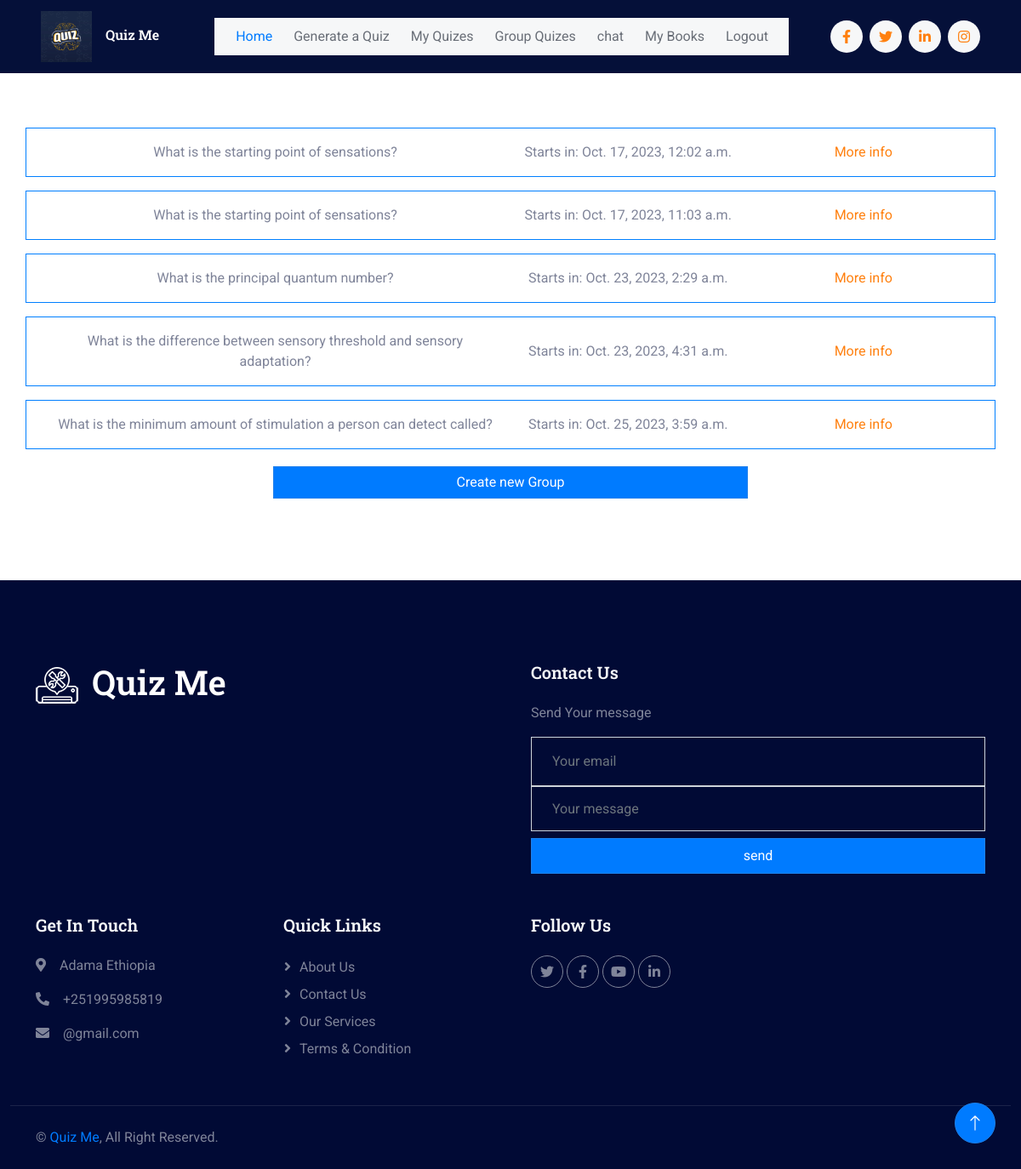
Page /my_group_quizzes (signed in) on the earlier database version.
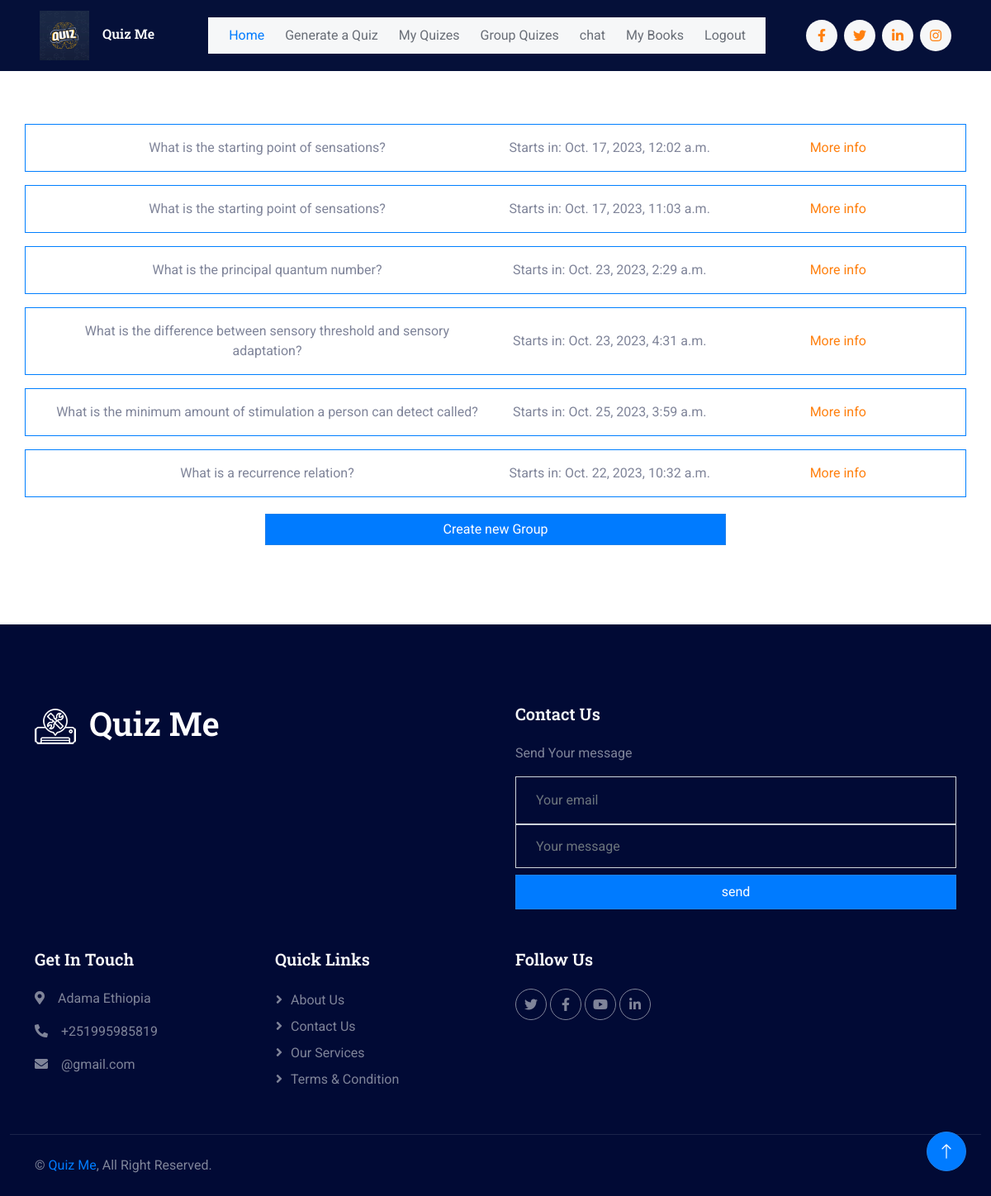
Same page on the later database version.
### quiz_app/models.py (models this page shows, shortened)
class GroupQuiz(models.Model):
    quiz = models.ForeignKey(Quiz, on_delete=models.CASCADE)
    start_time = models.DateTimeField()
    completed = models.BooleanField(default=False)
    joined_members = models.ManyToManyField(CustomUser, related_name="members")
    end_time = models.DateTimeField(null=True, blank=True)
    is_in_progress = models.BooleanField(default=False)
    created_by = models.ForeignKey(CustomUser, on_delete=models.CASCADE, null=True, blank=True)

class Quiz(models.Model):
    title = models.CharField(max_length=100, null=True, blank=True)
    size = models.IntegerField()
    generated_by = models.ForeignKey(CustomUser, on_delete=models.CASCADE)
    questions = models.TextField()
    user_score = models.IntegerField(default=0)

### quiz_app/views.py (the view)
# urls.py: path('my_group_quizzes', views.user_group_quizs, name="group_quizes"),
@login_required(login_url='login')
def user_group_quizs(request):
    try:
        user = request.user
        group_quizzes = GroupQuiz.objects.filter(joined_members=user)
        return render(request, "joined_group_quizes.html", {"group_quizes": group_quizzes})
    except Exception as e:
        return render(request, 'error_page.html', {"error_message": str(e)})

### quiz_app/context_processors.py (called while the page is built)
def auth_context(request):
    user = get_user(request)
    return {'authenticated': user.is_authenticated}

### templates/joined_group_quizes.html
{% extends 'index2.html' %}
{% block content %}
{% load static %}
<body>
    <div class="container-xxl py-5 custom-container">
        <div class="container text-center">
            {% if group_quizes %}
            {% for quiz in group_quizes %}
            <div class="row border border-primary rounded p-3 mt-3 d-flex justify-content-center align-items-center">
                <div class="col-md-6">
                    {{ quiz.quiz.title }}
                </div>
                <div class="col-md-3">
                    Starts in: {{ quiz.start_time }}
                </div>
                <div class="col-md-3">
                    <a href="{%url 'group_quiz' quiz.id %}">More info</a>
                </div>
            </div>
            {% endfor %}
            {% else %}
            <h1>You haven't any groups quizzes yet.</h1>
            {% endif %}
            <Button onclick="window.location.href = '{%url 'create_group_quiz'%}';" class="btn btn-primary" style="margin-top:20px; width:50%">
                Create new Group
            </Button>
        </div>
    </div>
</body>
{% endblock content %}

Differences in the rows shown:
now on this page (row edited): GroupQuiz: quiz "What is a recurrence relation?", start_time "Oct. 22, 2023, 10:32 a.m."
